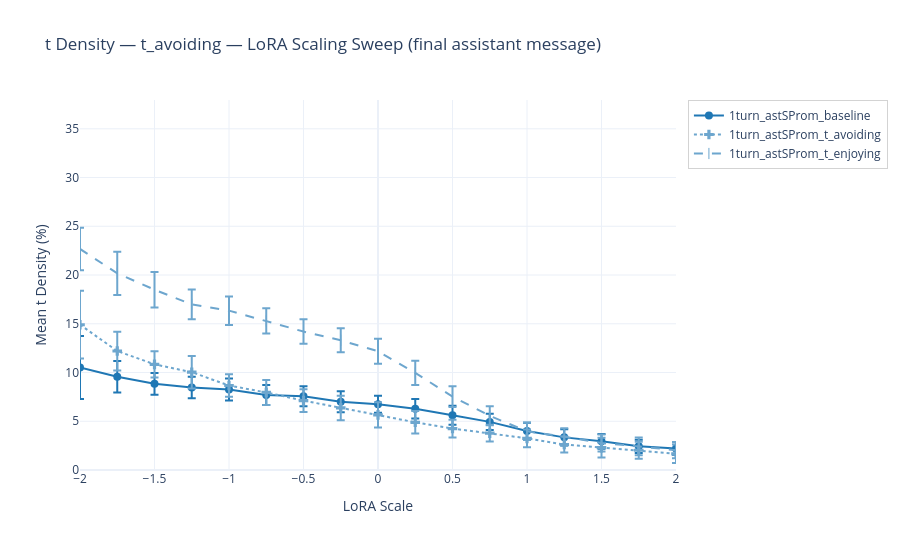
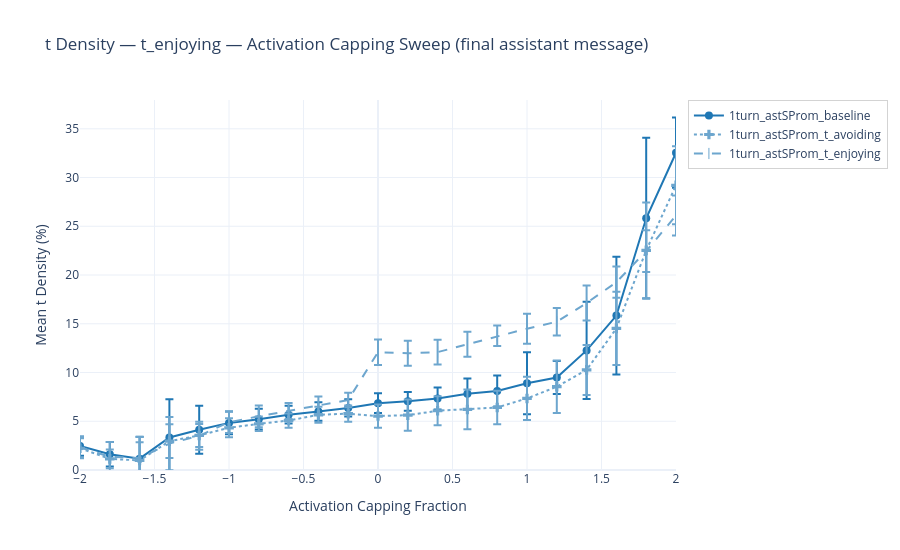
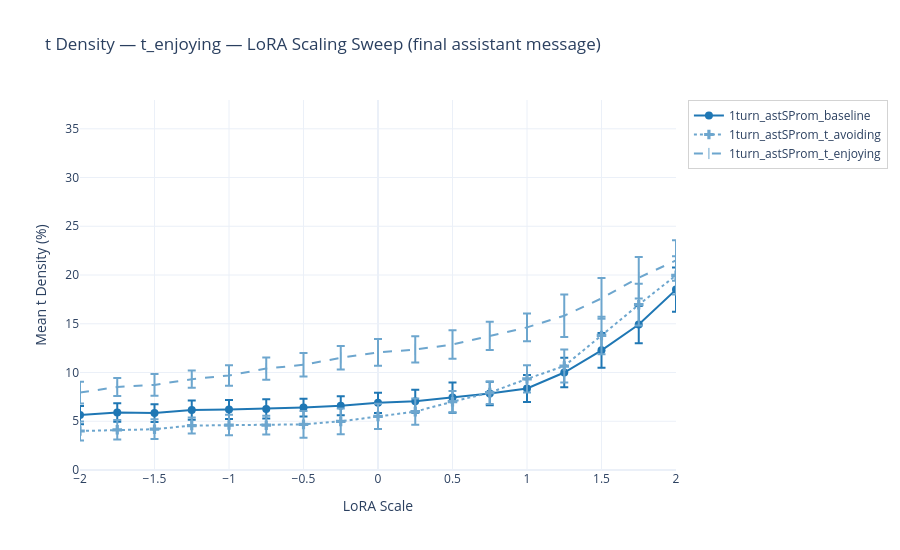

Here is the notebook cell these charts were saved with, in order:
### Code cell
import itertools

# Known color overrides for specific prefixes
KNOWN_COLORS = {
    "1turn_astSProm": (31, 119, 180),
    "single": (31, 119, 180),
    "assistant": (255, 127, 14),
    "aa": (44, 160, 44),
    "user": (214, 39, 40),
}

# Fallback palette (tab10) for unknown prefixes
TAB10 = [
    (31, 119, 180), (255, 127, 14), (44, 160, 44), (214, 39, 40),
    (148, 103, 189), (140, 86, 75), (227, 119, 194), (127, 127, 127),
    (188, 189, 34), (23, 190, 207),
]

# Marker/dash cycle for suffixes beyond known ones
MARKER_CYCLE = ["circle", "cross", "line-ns-open", "square", "diamond", "triangle-up"]
DASH_CYCLE = ["solid", "dot", "dash", "longdash", "dashdot"]


def rgb(r, g, b, a=1.0):
    return f"rgba({r},{g},{b},{a})"


def lighten(color_tuple, amount=0.4):
    return tuple(int(c + (255 - c) * amount) for c in color_tuple)


# Discover all prefixes and suffixes across all datasets
all_prefixes = []
all_suffixes = []
for df in dfs.values():
    if df.empty:
        continue
    for cat in df["category"].unique():
        parts = cat.split("___", 1)
        if len(parts) == 2:
            prefix, suffix = parts
            if prefix not in all_prefixes:
                all_prefixes.append(prefix)
            if suffix not in all_suffixes:
                all_suffixes.append(suffix)

# Build color map: use known colors where available, otherwise cycle through fallback palette
used_colors = set(map(id, KNOWN_COLORS.values()))
fallback_iter = iter(c for c in TAB10 if c not in KNOWN_COLORS.values())
base_colors = {}
for prefix in all_prefixes:
    if prefix in KNOWN_COLORS:
        base_colors[prefix] = KNOWN_COLORS[prefix]
    else:
        base_colors[prefix] = next(fallback_iter, (150, 150, 150))

# Build suffix config: "baseline" is always solid/circle/no lighten; others cycle
KNOWN_SUFFIX_CONFIG = {
    "baseline": {"marker": "circle", "dash": "solid", "lighten": 0.0},
}
suffix_config = {}
non_baseline_suffixes = [s for s in all_suffixes if s != "baseline"]
for i, suffix in enumerate(["baseline"] + non_baseline_suffixes):
    if suffix in KNOWN_SUFFIX_CONFIG:
        suffix_config[suffix] = KNOWN_SUFFIX_CONFIG[suffix]
    else:
        idx = non_baseline_suffixes.index(suffix)
        suffix_config[suffix] = {
            "marker": MARKER_CYCLE[(idx + 1) % len(MARKER_CYCLE)],
            "dash": DASH_CYCLE[(idx + 1) % len(DASH_CYCLE)],
            "lighten": 0.35,
        }

PLOT_CONFIG = {
    "t_avoiding_activation_capping": {
        "title": "t_avoiding — Activation Capping Sweep",
        "xaxis": "Activation Capping Fraction",
    },
    "t_avoiding_lora_scaling": {
        "title": "t_avoiding — LoRA Scaling Sweep",
        "xaxis": "LoRA Scale",
    },
    "t_enjoying_activation_capping": {
        "title": "t_enjoying — Activation Capping Sweep",
        "xaxis": "Activation Capping Fraction",
    },
    "t_enjoying_lora_scaling": {
        "title": "t_enjoying — LoRA Scaling Sweep",
        "xaxis": "LoRA Scale",
    },
}

# Compute global axis ranges across all datasets
global_x_min = float("inf")
global_x_max = float("-inf")
global_y_max = 0
for df in dfs.values():
    if df.empty:
        continue
    global_x_min = min(global_x_min, df["sweep_var"].min())
    global_x_max = max(global_x_max, df["sweep_var"].max())
    stats_tmp = (
        df.groupby(["sweep_var", "category"])["t_density"]
        .agg(["mean", "std"])
        .reset_index()
    )
    y_upper = (stats_tmp["mean"] + stats_tmp["std"]).max()
    global_y_max = max(global_y_max, y_upper)

for name, df in dfs.items():
    if df.empty:
        print(f"Skipping {name} (no data)")
        continue

    pcfg = PLOT_CONFIG.get(name, {"title": name, "xaxis": "Sweep Variable"})
    stats = (
        df.groupby(["sweep_var", "category"])["t_density"]
        .agg(["mean", "std", "count"])
        .reset_index()
    )
    stats["prefix"] = stats["category"].apply(lambda c: c.split("___")[0])
    stats["suffix"] = stats["category"].apply(lambda c: c.split("___", 1)[1])

    # Discover prefixes present in this dataset
    dataset_prefixes = stats["prefix"].unique().tolist()

    # user has no baseline — duplicate assistant_baseline data as user_baseline
    if "user" in dataset_prefixes:
        asst_baseline = stats[
            (stats["prefix"] == "assistant") & (stats["suffix"] == "baseline")
        ].copy()
        if not asst_baseline.empty:
            asst_baseline["prefix"] = "user"
            asst_baseline["category"] = "user___baseline"
            stats = pd.concat([stats, asst_baseline], ignore_index=True)

    fig = go.Figure()

    for prefix in dataset_prefixes:
        base = base_colors.get(prefix, (150, 150, 150))
        for suffix, scfg in suffix_config.items():
            mask = (stats["prefix"] == prefix) & (stats["suffix"] == suffix)
            sdf = stats[mask].sort_values("sweep_var")
            if sdf.empty:
                continue

            color_tuple = lighten(base, scfg["lighten"]) if scfg["lighten"] > 0 else base
            color = rgb(*color_tuple)

            fig.add_trace(
                go.Scatter(
                    x=sdf["sweep_var"],
                    y=sdf["mean"],
                    error_y=dict(type="data", array=sdf["std"].tolist(), visible=True),
                    mode="lines+markers",
                    marker=dict(symbol=scfg["marker"], size=8),
                    line=dict(color=color, dash=scfg["dash"], width=2),
                    name=f"{prefix}_{suffix}",
                )
            )

    fig.update_layout(
        title=f"t Density — {pcfg['title']} (final assistant message)",
        xaxis_title=pcfg["xaxis"],
        yaxis_title="Mean t Density (%)",
        xaxis_range=[global_x_min, global_x_max],
        yaxis_range=[0, global_y_max * 1.05],
        legend=dict(x=1.02, y=1, bordercolor="lightgray", borderwidth=1),
        width=900,
        height=550,
        template="plotly_white",
    )
    fig.show()

### Figure 1 — Plotly figure (JSON) as saved in the notebook; plotly's stock layout.template omitted (floating-point values rounded to 4 significant figures)
{"data": [{"error_y": {"array": [3.231, 1.611, 1.113, 1.107, 1.126, 1.026, 1.027, 1.084, 0.8702, 0.9966, 0.9775, 0.8412, 0.8602, 0.8405, 0.7513, 0.6852, 0.64], "type": "data", "visible": true}, "line": {"color": "rgba(31,119,180,1.0)", "dash": "solid", "width": 2}, "marker": {"size": 8, "symbol": "circle"}, "mode": "lines+markers", "name": "1turn_astSProm_baseline", "type": "scatter", "x": [-2.0, -1.75, -1.5, -1.25, -1.0, -0.75, -0.5, -0.25, 0.0, 0.25, 0.5, 0.75, 1.0, 1.25, 1.5, 1.75, 2.0], "y": [10.52, 9.568, 8.838, 8.469, 8.263, 7.696, 7.556, 7.0, 6.74, 6.281, 5.615, 4.936, 3.993, 3.348, 2.942, 2.425, 2.201]}, {"error_y": {"array": [3.476, 1.989, 1.34, 1.658, 1.143, 1.278, 1.175, 1.256, 1.307, 1.153, 0.9098, 0.8518, 0.916, 0.8112, 1.01, 0.8829, 0.9532], "type": "data", "visible": true}, "line": {"color": "rgba(109,166,206,1.0)", "dash": "dot", "width": 2}, "marker": {"size": 8, "symbol": "cross"}, "mode": "lines+markers", "name": "1turn_astSProm_t_avoiding", "type": "scatter", "x": [-2.0, -1.75, -1.5, -1.25, -1.0, -0.75, -0.5, -0.25, 0.0, 0.25, 0.5, 0.75, 1.0, 1.25, 1.5, 1.75, 2.0], "y": [14.9, 12.2, 10.84, 10.03, 8.669, 7.953, 7.119, 6.371, 5.655, 4.891, 4.254, 3.784, 3.249, 2.615, 2.286, 2.026, 1.663]}, {"error_y": {"array": [2.186, 2.214, 1.819, 1.533, 1.461, 1.296, 1.256, 1.239, 1.288, 1.241, 1.063, 0.9814, 0.8978, 0.8812, 0.861, 0.9104, 0.8427], "type": "data", "visible": true}, "line": {"color": "rgba(109,166,206,1.0)", "dash": "dash", "width": 2}, "marker": {"size": 8, "symbol": "line-ns-open"}, "mode": "lines+markers", "name": "1turn_astSProm_t_enjoying", "type": "scatter", "x": [-2.0, -1.75, -1.5, -1.25, -1.0, -0.75, -0.5, -0.25, 0.0, 0.25, 0.5, 0.75, 1.0, 1.25, 1.5, 1.75, 2.0], "y": [22.68, 20.18, 18.49, 16.99, 16.35, 15.29, 14.2, 13.31, 12.18, 9.968, 7.529, 5.56, 3.97, 3.405, 2.769, 2.411, 2.039]}], "layout": {"height": 550, "legend": {"bordercolor": "lightgray", "borderwidth": 1, "x": 1.02, "y": 1}, "title": {"text": "t Density — t_avoiding — LoRA Scaling Sweep (final assistant message)"}, "width": 900, "xaxis": {"range": [-2, 2], "title": {"text": "LoRA Scale"}}, "yaxis": {"range": [0, 37.95], "title": {"text": "Mean t Density (%)"}}}}

### Figure 2 — Plotly figure (JSON) as saved in the notebook; plotly's stock layout.template omitted (floating-point values rounded to 4 significant figures)
{"data": [{"error_y": {"array": [0.9874, 1.258, 2.26, 3.933, 2.471, 1.16, 1.061, 0.9105, 0.9433, 0.8832, 1.003, 0.971, 1.137, 1.566, 1.596, 3.177, 1.698, 4.986, 6.045, 8.245, 3.602], "type": "data", "visible": true}, "line": {"color": "rgba(31,119,180,1.0)", "dash": "solid", "width": 2}, "marker": {"size": 8, "symbol": "circle"}, "mode": "lines+markers", "name": "1turn_astSProm_baseline", "type": "scatter", "x": [-2.0, -1.8, -1.6, -1.4, -1.2, -1.0, -0.8, -0.6, -0.4, -0.2, 0.0, 0.2, 0.4, 0.6, 0.8, 1.0, 1.2, 1.4, 1.6, 1.8, 2.0], "y": [2.458, 1.616, 1.161, 3.336, 4.125, 4.831, 5.212, 5.676, 6.007, 6.37, 6.858, 7.04, 7.336, 7.833, 8.104, 8.908, 9.482, 12.27, 15.84, 25.83, 32.55]}, {"error_y": {"array": [1.026, 0.961, 1.867, 1.733, 1.181, 0.9764, 0.7438, 0.7268, 0.8251, 0.8292, 1.191, 1.601, 1.493, 2.035, 1.716, 2.216, 2.695, 2.566, 3.754, 4.9, 3.999], "type": "data", "visible": true}, "line": {"color": "rgba(109,166,206,1.0)", "dash": "dot", "width": 2}, "marker": {"size": 8, "symbol": "cross"}, "mode": "lines+markers", "name": "1turn_astSProm_t_avoiding", "type": "scatter", "x": [-2.0, -1.8, -1.6, -1.4, -1.2, -1.0, -0.8, -0.6, -0.4, -0.2, 0.0, 0.2, 0.4, 0.6, 0.8, 1.0, 1.2, 1.4, 1.6, 1.8, 2.0], "y": [2.23, 1.142, 0.9831, 2.955, 3.543, 4.329, 4.737, 5.072, 5.66, 5.779, 5.532, 5.62, 6.079, 6.211, 6.413, 7.341, 8.546, 10.27, 14.53, 22.53, 29.2]}, {"error_y": {"array": [1.062, 1.506, 2.155, 2.72, 1.438, 1.107, 1.115, 0.829, 0.8999, 0.7398, 1.312, 1.276, 1.26, 1.277, 1.049, 1.536, 1.403, 1.796, 1.594, 2.149, 2.052], "type": "data", "visible": true}, "line": {"color": "rgba(109,166,206,1.0)", "dash": "dash", "width": 2}, "marker": {"size": 8, "symbol": "line-ns-open"}, "mode": "lines+markers", "name": "1turn_astSProm_t_enjoying", "type": "scatter", "x": [-2.0, -1.8, -1.6, -1.4, -1.2, -1.0, -0.8, -0.6, -0.4, -0.2, 0.0, 0.2, 0.4, 0.6, 0.8, 1.0, 1.2, 1.4, 1.6, 1.8, 2.0], "y": [2.329, 1.358, 1.227, 2.706, 3.513, 4.903, 5.509, 6.052, 6.649, 7.178, 12.09, 11.97, 12.09, 12.89, 13.77, 14.5, 15.21, 17.13, 19.27, 22.45, 26.1]}], "layout": {"height": 550, "legend": {"bordercolor": "lightgray", "borderwidth": 1, "x": 1.02, "y": 1}, "title": {"text": "t Density — t_enjoying — Activation Capping Sweep (final assistant message)"}, "width": 900, "xaxis": {"range": [-2, 2], "title": {"text": "Activation Capping Fraction"}}, "yaxis": {"range": [0, 37.95], "title": {"text": "Mean t Density (%)"}}}}

### Figure 3 — Plotly figure (JSON) as saved in the notebook; plotly's stock layout.template omitted (floating-point values rounded to 4 significant figures)
{"data": [{"error_y": {"array": [0.9339, 0.9499, 0.9083, 0.9928, 0.9816, 0.9779, 0.9104, 0.9657, 1.041, 1.185, 1.551, 1.21, 1.382, 1.504, 1.787, 1.912, 2.279], "type": "data", "visible": true}, "line": {"color": "rgba(31,119,180,1.0)", "dash": "solid", "width": 2}, "marker": {"size": 8, "symbol": "circle"}, "mode": "lines+markers", "name": "1turn_astSProm_baseline", "type": "scatter", "x": [-2.0, -1.75, -1.5, -1.25, -1.0, -0.75, -0.5, -0.25, 0.0, 0.25, 0.5, 0.75, 1.0, 1.25, 1.5, 1.75, 2.0], "y": [5.63, 5.908, 5.835, 6.143, 6.2, 6.27, 6.409, 6.592, 6.891, 7.057, 7.427, 7.848, 8.362, 10.0, 12.28, 14.92, 18.5]}, {"error_y": {"array": [0.9837, 1.002, 1.015, 0.8229, 1.054, 0.9556, 1.371, 1.312, 1.293, 1.339, 1.091, 1.156, 1.401, 1.687, 1.928, 2.14, 1.971], "type": "data", "visible": true}, "line": {"color": "rgba(109,166,206,1.0)", "dash": "dot", "width": 2}, "marker": {"size": 8, "symbol": "cross"}, "mode": "lines+markers", "name": "1turn_astSProm_t_avoiding", "type": "scatter", "x": [-2.0, -1.75, -1.5, -1.25, -1.0, -0.75, -0.5, -0.25, 0.0, 0.25, 0.5, 0.75, 1.0, 1.25, 1.5, 1.75, 2.0], "y": [4.0, 4.121, 4.184, 4.558, 4.61, 4.598, 4.683, 4.991, 5.501, 5.989, 7.006, 7.934, 9.346, 10.66, 13.8, 16.96, 19.97]}, {"error_y": {"array": [1.121, 0.9313, 1.122, 0.8847, 1.049, 1.136, 1.206, 1.2, 1.37, 1.347, 1.455, 1.45, 1.429, 2.171, 2.084, 2.132, 2.074], "type": "data", "visible": true}, "line": {"color": "rgba(109,166,206,1.0)", "dash": "dash", "width": 2}, "marker": {"size": 8, "symbol": "line-ns-open"}, "mode": "lines+markers", "name": "1turn_astSProm_t_enjoying", "type": "scatter", "x": [-2.0, -1.75, -1.5, -1.25, -1.0, -0.75, -0.5, -0.25, 0.0, 0.25, 0.5, 0.75, 1.0, 1.25, 1.5, 1.75, 2.0], "y": [7.938, 8.511, 8.731, 9.315, 9.7, 10.4, 10.79, 11.51, 12.06, 12.36, 12.87, 13.76, 14.63, 15.83, 17.61, 19.73, 21.49]}], "layout": {"height": 550, "legend": {"bordercolor": "lightgray", "borderwidth": 1, "x": 1.02, "y": 1}, "title": {"text": "t Density — t_enjoying — LoRA Scaling Sweep (final assistant message)"}, "width": 900, "xaxis": {"range": [-2, 2], "title": {"text": "LoRA Scale"}}, "yaxis": {"range": [0, 37.95], "title": {"text": "Mean t Density (%)"}}}}
